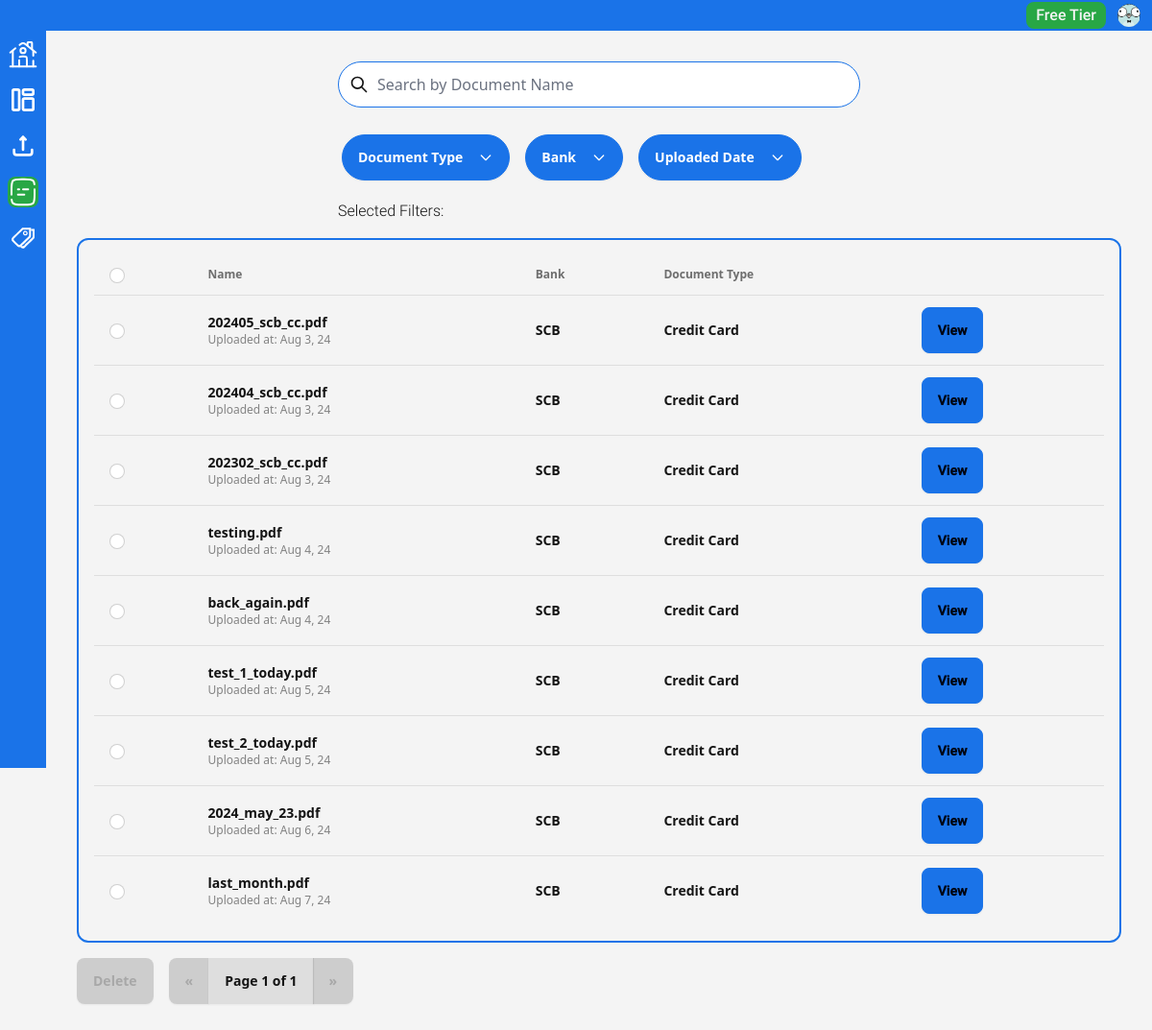
Before: /upload_doc/my_docs/ (signed in) with the older database file.
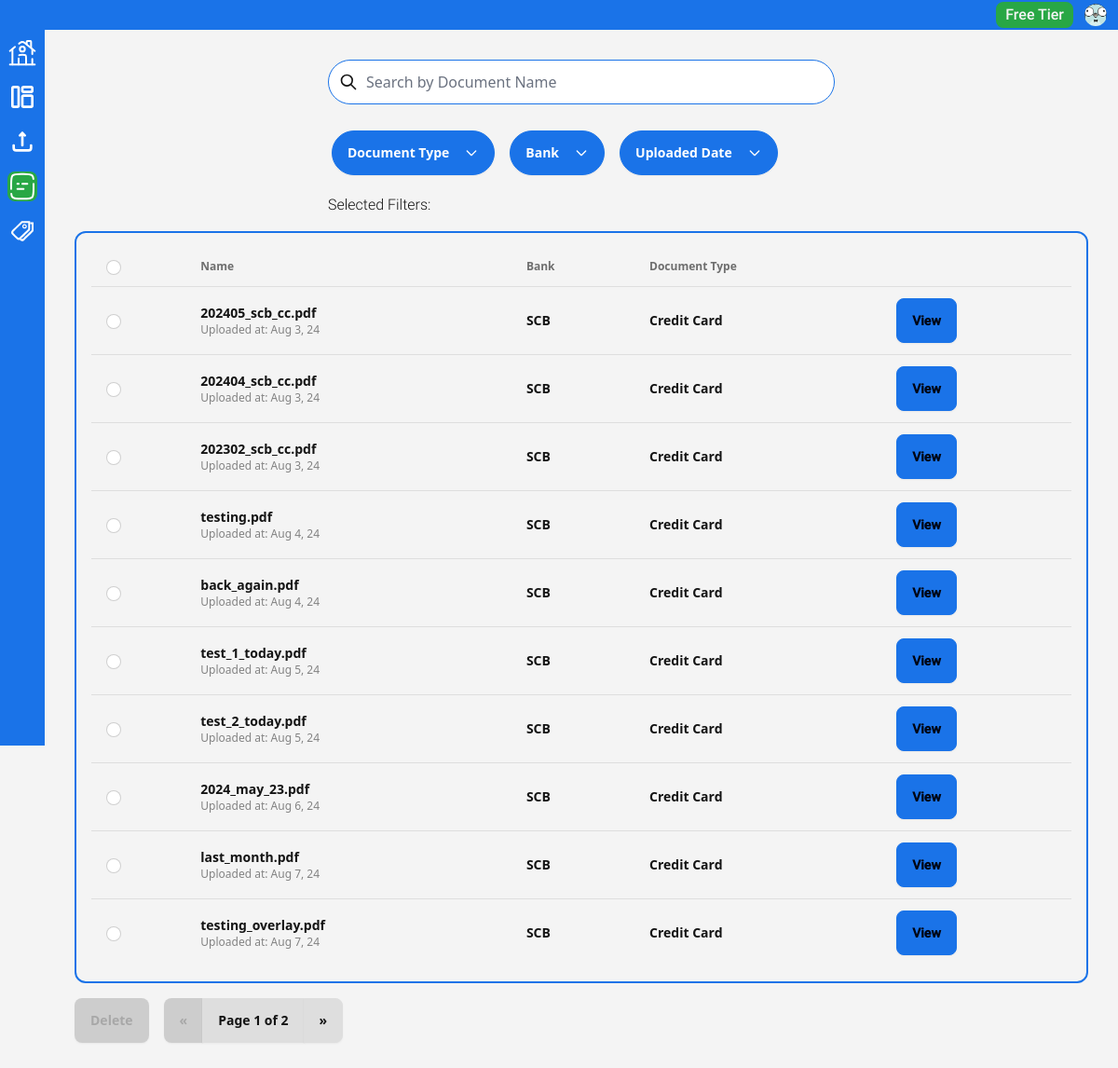
After: the same page with the newer database file.
### upload_doc/models.py (models this page shows, shortened)
class Document(models.Model):
    user = models.ForeignKey(
        CustomUser,
        on_delete=models.CASCADE,
        related_name="documents",
        null=True,
        blank=True,
    )
    name = models.CharField(max_length=255, null=True, blank=True)
    s3_file_name = models.CharField(max_length=255, null=True, blank=True)
    date_uploaded = models.DateTimeField(auto_now_add=True)
    transaction_type = models.ForeignKey(
        TransactionType,
        on_delete=models.CASCADE,
        related_name="document",
        null=True,
        blank=True,
    )
    bank = models.ForeignKey(
        Bank,
        on_delete=models.CASCADE,
        related_name="document",
        null=True,
        blank=True,
    )

class Bank(models.Model):
    name = models.CharField(max_length=100)

class TransactionType(models.Model):
    name = models.CharField(max_length=30)
    slug = models.SlugField(max_length=30, null=True, blank=True)

### upload_doc/views.py (the view, shortened to what this page needs)
# urls.py: path("my_docs/", views.my_docs, name="my_docs"),
def my_docs(request):
    if not request.user.is_anonymous and request.user.has_verified_email:
        user = request.user
        documents = Document.objects.filter(user=user).all().order_by("date_uploaded")
        transaction_types = (
            documents.values("transaction_type__pk", "transaction_type__name")
            .distinct()
            .order_by("transaction_type__name")
        )
        print(transaction_types)
        banks = (
            documents.values("bank__pk", "bank__name").distinct().order_by("bank__name")
        )
        if request.method == "GET":
            paginator = Paginator(documents, 10)
            page_number = request.GET.get("page", 1)
            page_obj = paginator.get_page(page_number)
            context = {
                "documents": documents,
                "page_obj": page_obj,
                "transaction_types": transaction_types,
                "banks": banks,
            }
            return render(request, "upload_doc/my_docs.html", context)
    else:
        return HttpResponseForbidden()

### theme/templates/upload_doc/my_docs.html (shortened to what this page needs)
{% extends "../dashboard/dashboard_base.html" %}
{% load static %}
{% block main %}
  <section>
    <div class="w-1/2 justify-center mx-auto">
      {% include 'upload_doc/partials/active_search.html' %}
      <div class="flex flex-wrap gap-2 mb-4">
        <div class="dropdown">
          <label tabindex="0" class="btn btn-primary text-white rounded-full m-1">Document Type <svg class="w-4 h-4 ml-2" fill="none" stroke="currentColor" viewBox="0 0 24 24" xmlns="http://www.w3.org/2000/svg"><path stroke-linecap="round" stroke-linejoin="round" stroke-width="2" d="M19 9l-7 7-7-7"></path></svg></label>
        </div>
        <div class="dropdown">
          <label tabindex="0" class="btn btn-primary text-white rounded-full m-1">Bank <svg class="w-4 h-4 ml-2" fill="none" stroke="currentColor" viewBox="0 0 24 24" xmlns="http://www.w3.org/2000/svg"><path stroke-linecap="round" stroke-linejoin="round" stroke-width="2" d="M19 9l-7 7-7-7"></path></svg></label>
        </div>
        <div class="dropdown">
          <label tabindex="0" class="btn btn-primary text-white rounded-full m-1">
            Uploaded Date
            <svg class="w-4 h-4 ml-2" fill="none" stroke="currentColor" viewBox="0 0 24 24" xmlns="http://www.w3.org/2000/svg">
              <path stroke-linecap="round" stroke-linejoin="round" stroke-width="2" d="M19 9l-7 7-7-7"></path>
            </svg>
          </label>
        </div>
      </div>
      <div class="flex my-2 gapy-x-2">
        <p class="mr-2">Selected Filters: </p>
      </div>
    </div>
  </section>
  <section class="my-4" id="pagination_view_result">
    <div
      class="border-2 border-primary p-4 rounded-xl overflow-x-auto"
      _="
      def checkCheckboxes()
        set anyChecked to false
        for checkbox in <tbody input.checkbox/>
          if checkbox.checked
            set anyChecked to true
            break
          end
        end
        if not anyChecked
          if #select-all-checkbox.checked
            set #select-all-checkbox.checked to false
          end
          set #delete-button @disabled to true
        else
          remove @disabled from #delete-button
        end
      end
      on load
        checkCheckboxes()
      end
      "
    >
      <table id="document_table" class="table">
        <thead>
          <tr>
            <th>
              <label>
                <input
                  id="select-all-checkbox"
                  type="checkbox"
                  class="checkbox checkbox-xs"
                  _="
                  on click
                    set .checkbox.checked to my.checked
                  end
                  on change
                    call checkCheckboxes()
                  end
                  "/>
              </label>
            </th>
            <th>Name</th>
            <th>Bank</th>
            <th>Document Type</th>
            <th></th>
          </tr>
        </thead>
        <tbody id="document_table_body" name="document_table_body">
          {% for document in page_obj %}
          <tr>
            <td>
              <label>
                <input type="checkbox"
                  class="checkbox checkbox-xs"
                  name="document_ids"
                  value="{{ document.pk }}"
                  _="
                  on change
                    call checkCheckboxes()
                  end
                  "/>
              </label>
            </td>
            <td>
              <div>
                <div class="font-bold">{{ document.name }}</div>
                <div class="text-xs opacity-50">Uploaded at: {{ document.date_uploaded|date:"M j, y"}}</div>
              </div>
            </td>
            <td>
              <div class="font-bold">{{ document.bank.name }}</div>
            </td>
            <td>
              <div class="font-bold">{{ document.transaction_type.name }}</div>
            </td>
            <td>
              <a href="{% url 'my_docs_detail' document.pk document.transaction_type.slug %}">
                <button class="btn btn-primary">View</button>
              </a>
            </td>
          </tr>
          {% endfor %}
        </tbody>
      </table>
    </div>
    <div class="flex gap-x-4">
      <div class="my-4">
        <button
          id="delete-button"
          class="btn btn-primary"
          disable
          hx-post="{% url 'delete_doc' %}"
          hx-swap="outerHTML"
          hx-target="#document_table_body"
          hx-include="#document_table_body"
        >
          Delete
        </button>
      </div>
      <div class="my-4">
        {% include 'upload_doc/partials/pagination_component.html' %}
      </div>
    </div>
  </section>
{% endblock %}

### theme/templates/dashboard/dashboard_base.html (shortened to what this page needs)
{% load static tailwind_tags %}
{% load static %}
{% load django_htmx %}
<!DOCTYPE html>
<html data-theme="light" lang="en">
  <head>
    {% tailwind_css %}
  </head>
  <body hx-headers='{"X-CSRFToken": "{{ csrf_token }}"}'>
    <div class="flex min-h-screen">
      {% include "dashboard/partials/_sidebar.html" %}
      <div class="flex flex-col w-full">
        {% include "dashboard/partials/_topbar.html" %}
        <main class="flex-1 p-8 overflow-y-auto">
          {% block main %}
          {% endblock main%}
        </main>
      </div>
    </div>
  </body>
</html>

### theme/templates/dashboard/partials/_sidebar.html
{% load static %}
<aside id="sidebar" class="z-10 hidden lg:flex flex-col items-center bg-primary w-12 py-4 px-2 flex-shrink-0 sticky top-0 h-screen justify-between">
  <nav class="mt-6 flex flex-col items-center">
    <ul
      class="w-full space-y-4"
      _="
      on load
        set pathname to window.location.pathname
        for li in <li/> in me
          set linkPath to li.querySelector('a').getAttribute('href')
          if pathname is linkPath
            add .bg-secondary to li
          end
        end
      end
      ">
      <li class="mb-1 flex justify-center rounded-lg hover:bg-secondary">
        <a href="{% url 'home' %}" class=" rounded">
          <img src="{% static 'svg/home_icon.svg' %}" alt="Home" class="">
        </a>
      </li>
      <li class="mb-1 flex justify-center rounded-lg hover:bg-secondary">
        <a href="{% url 'dashboard' %}" class=" rounded">
          <img src="{% static 'svg/dashboard_icon.svg' %}" alt="Dashboard" class="">
        </a>
      </li>
      <li class="mb-1 flex justify-center rounded-lg hover:bg-secondary">
        <a href="{% url 'upload_doc' %}" class=" rounded">
          <img src="{% static 'svg/upload_icon.svg' %}" alt="Upload Document" class="">
        </a>
      </li>
      <li class="mb-1 flex justify-center rounded-lg hover:bg-secondary">
        <a href="{% url 'my_docs' %}" class=" rounded">
          <img src="{% static 'svg/document_icon.svg' %}" alt="My Documents" class="">
        </a>
      </li>
      <li class="mb-1 flex justify-center rounded-lg hover:bg-secondary">
        <a href="{% url 'category_list' %}" class=" rounded">
          <img src="{% static 'svg/tag_icon.svg' %}" alt="Categories" class="">
        </a>
      </li>
    </ul>
  </nav>
</aside>

### theme/templates/dashboard/partials/_topbar.html (shortened to what this page needs)
{% load static %}
<div class="h-8 flex bg-primary justify-end items-center">
  <a href="">
    <div
      class="px-2 flex justify-center text-base-100 bg-secondary border-2 border-secondary rounded-lg w-auto hover:bg-accent hover:text-white"
      _="
      on mouseenter
        put 'Upgrade to Pro' into me.innerText
      end
      on mouseleave
        put 'Free Tier' into me.innerText
      end
      "
    >
      Free Tier
    </div>
  </a>
  <div class="dropdown dropdown-end">
    <div tabindex="0" role="button" class="btn btn-ghost btn-circle avatar">
      <div class="w-6 rounded-full">
        <img
          alt="Tailwind CSS Navbar component"
          src="{% static 'image/blue-gopher.png' %}" />
      </div>
    </div>
  </div>
</div>

### theme/templates/upload_doc/partials/active_search.html (shortened to what this page needs)
<div class="relative ">
  <input
    name="search_content"
    type="search"
    placeholder="Search by Document Name"
    class="input border-1 border-primary input-bordered w-full pl-10 pr-4 bg-white rounded-full"
    hx-post="{% url 'active_search' %}"
    hx-target="#pagination_view_result"
    hx-swap="outerHTML"
    hx-trigger="input changed delay:500ms, search"
    hx-indicator=".htmx-indicator"
  >
  <div class="absolute inset-y-0 left-0 pl-3 flex items-center pointer-events-none">
  </div>
</div>
<div class="mx-auto justify-center">
</div>

### theme/templates/upload_doc/partials/pagination_component.html
<div class="text-center">
  <div class="join">
    {% if page_obj.has_previous %}
    <button
      class="join-item btn hover:bg-primary"
      hx-post="{% url 'my_docs_pagination_view' %}"
      hx-swap="outerHTML"
      hx-target="#pagination_view_result"
      hx-vals='{"previous_page_number": "{{ page_obj.previous_page_number }}"}'>
      «
    </button>
    {% else %}
    <button class="join-item btn btn-disabled">«</button>
    {% endif %}
    <button class="join-item btn">Page {{ page_obj.number  }} of {{ page_obj.paginator.num_pages }}</button>
    {% if page_obj.has_next %}
    <button
      class="join-item btn hover:bg-primary"
      hx-post="{% url 'my_docs_pagination_view' %}"
      hx-swap="outerHTML"
      hx-target="#pagination_view_result"
      hx-vals='{"next_page_number": "{{ page_obj.next_page_number }}"}'>
      »
    </button>
    {% else %}
    <button class="join-item btn btn-disabled">»</button>
    {% endif %}
  </div>
</div>

Changed rows visible on the page:
added Document: name "testing_overlay.pdf", date_uploaded "Aug 7, 24", bank.name "SCB", transaction_type.name "Credit Card"
Other visible differences:
{{ page_obj.paginator.num_pages }}: "1" → "2"
